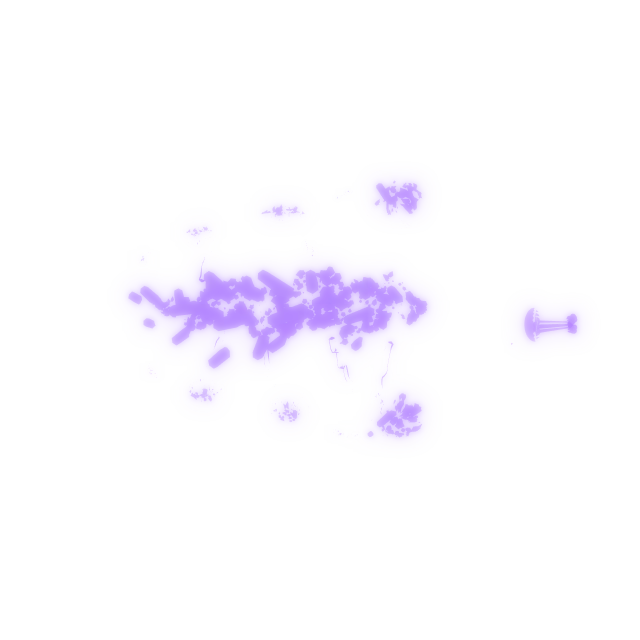
#> input picture art/bots/harrow-hurt-f0-glow.webp, 640 x 640 px
$ python -i install_harrow.py   (imports and definitions only)
#> lines starting #> are read from the running program, lines starting #| are printed output that depends on the picture
# usage: python3 tools/install_harrow.py <render folder> <the game's art folder> [--q 78] [--dry]
# Installs the Harrow's art (ART_GUIDE.md, Batch 31) as the game loads it (js/render.js: MURMUR_LOOK.harrow,
# MURMUR_POSES; the manifest's Murmur block), from tools/render_harrow.sh's folder (murmur_behemoth.js c=harrow&game=1,
# rendered at 1024 and composed with compose_any.py --b1 6.4 --b2 20 --glow 1.4, all hungry: charge=0.3):
#   <key>.png (day), <key>--morning.png, <key>--evening.png, <key>--night.png      (512 x 512 finals)
#   <key>--night.glow.png                                                        (the night render's raw glow pass)
# for every key: harrow-f0..7 (walking, half a step each), harrow-slam-f0 (rearing) and -f1 (the slam), harrow-bite-f0,
# harrow-hurt-f0, harrow-die-f0 (staggering) and -f1 (toppling), harrow-fall-f0 (dead), harrow-up-f0..2 (coming up out of its cave-in crater), harrow-crater (the crater it leaves) and
# harrow-cracks (the slam's broken ground). Writes bots/<key>.webp, tod/<time>/bots/<key>.webp and bots/<key>-glow.webp
# (the crystal's light alone: the night glow pass bloomed, one gain for every frame, 512 x 512).
import os
import sys
import numpy as np
from PIL import Image, ImageFilter

a = sys.argv[1:]
# [1 line that did not run here, left out]
q = int(a[a.index('--q') + 1]) if '--q' in a else 78
dry = '--dry' in a
WALK = [f'harrow-f{f}' for f in range(8)]
KEYS = WALK + ['harrow-slam-f0', 'harrow-slam-f1', 'harrow-bite-f0', 'harrow-hurt-f0', 'harrow-die-f0', 'harrow-die-f1', 'harrow-fall-f0'] + [f'harrow-up-f{f}' for f in range(3)] + ['harrow-crater', 'harrow-cracks']
PX = 512
TODS = ['', '--morning', '--evening', '--night']
total = {'sprites': 0, 'glow': 0}


def save(im, rel, kind, quality=None):
    D = os.path.join(dst, rel)
    if not dry:
        os.makedirs(os.path.dirname(D), exist_ok=True)
        im.save(D, 'WEBP', quality=quality or q, method=6)
        total[kind] += os.path.getsize(D)
    print(f'{rel:44s} {os.path.getsize(D) if not dry else 0:8d}')


def glow_layer(path):
    """the glow pass, premultiplied, bloomed (a sharp core and two halos), at 1024"""
#> called with path = '../../art/bots/harrow-hurt-f0-glow.webp'
    g = np.asarray(Image.open(path).convert('RGBA')).astype(np.float32) / 255
    col = g[..., :3] * g[..., 3:4]
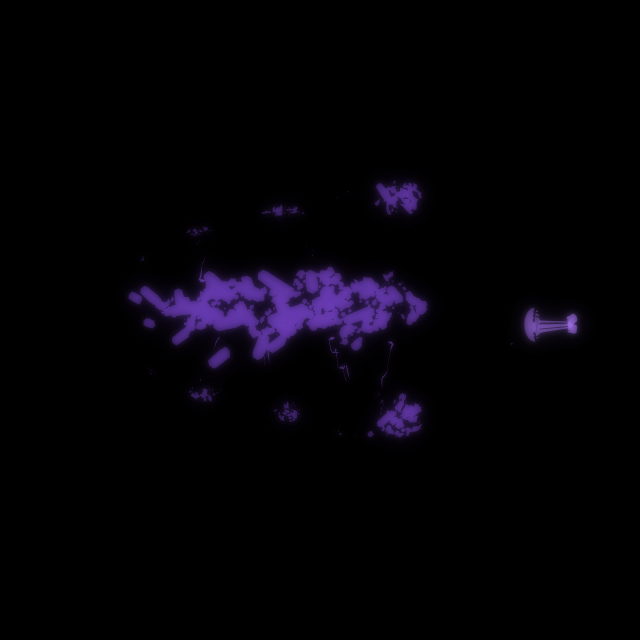
#> col: shape (640, 640, 3) float32; mean R, G, B 0.0153, 0.0087, 0.0258
    im = Image.fromarray((np.clip(col, 0, 1) * 255).astype(np.uint8))
    b1 = np.asarray(im.filter(ImageFilter.GaussianBlur(4.8))).astype(np.float32) / 255
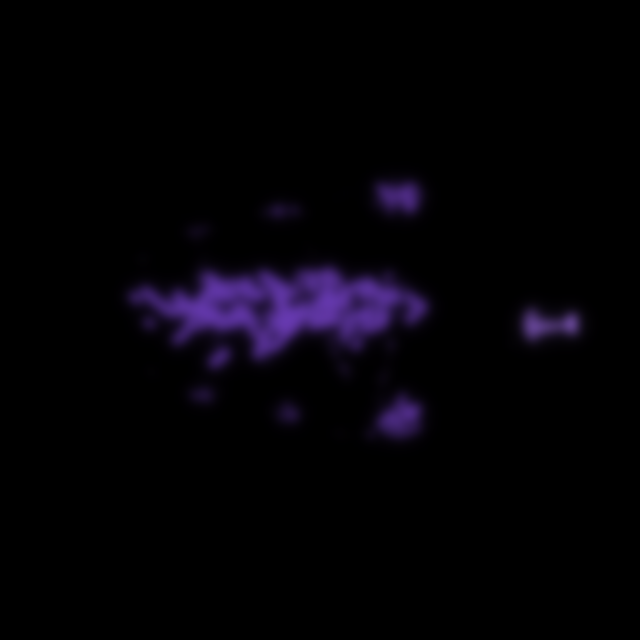
#> b1: shape (640, 640, 3) float32; mean R, G, B 0.0149, 0.00837, 0.0255
    b2 = np.asarray(im.filter(ImageFilter.GaussianBlur(16))).astype(np.float32) / 255
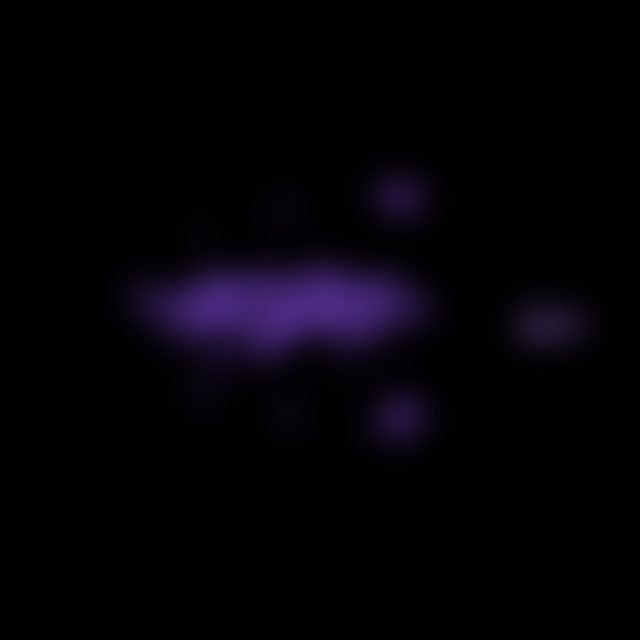
#> b2: shape (640, 640, 3) float32; mean R, G, B 0.0149, 0.00833, 0.0255
    return 0.7 * col + 1.0 * b1 + 0.9 * b2
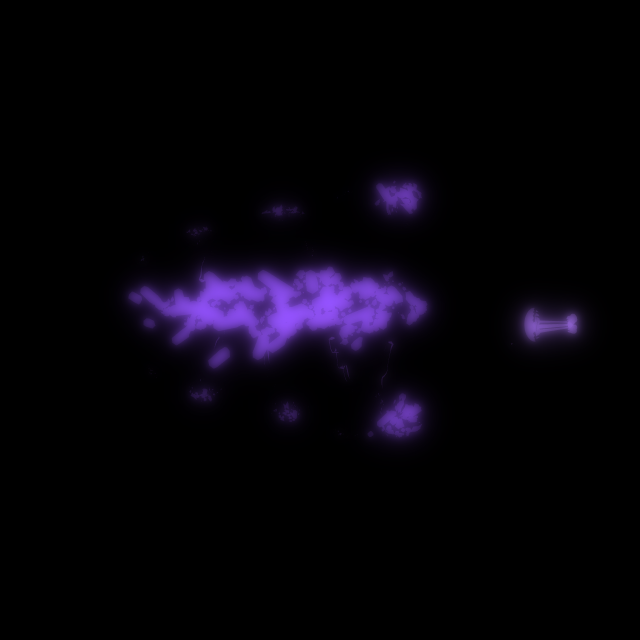
#> returned value: shape (640, 640, 3) float32; mean of channels 0, 1, 2 0.039, 0.022, 0.0666; drawn with min black and max white


def to_rgba(ov):
    h = ov.shape[0] // 2
    ov = ov.reshape(h, 2, h, 2, 3).mean(axis=(1, 3))
    al = np.clip(ov.max(-1, keepdims=True), 0, 1)
    rgb = np.where(al > 1e-3, ov / np.maximum(al, 1e-3), 0)
    return Image.fromarray((np.concatenate([np.clip(rgb, 0, 1), al], -1) * 255 + 0.5).astype(np.uint8), 'RGBA')


# [7 lines not run here, left out]
# [1 line that did not run here, left out]
# [1 line that did not run here, left out]
# [1 line that did not run here, left out]
# [1 line that did not run here, left out]
# [4 lines not run here, left out]

>>> result = glow_layer('../../art/bots/harrow-hurt-f0-glow.webp')

$ run again, on renderer/example/smelter.png
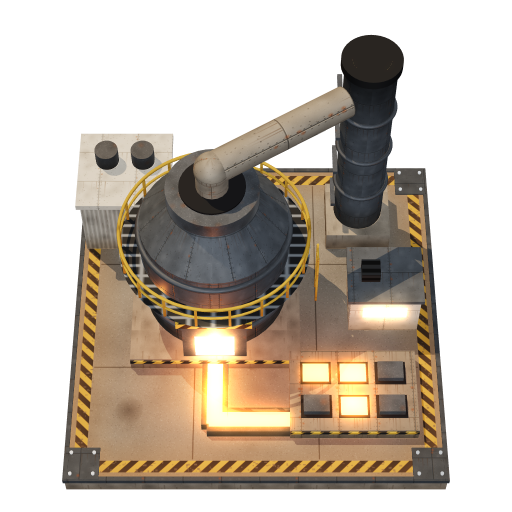
#> input picture renderer/example/smelter.png, 512 x 512 px
#> in glow_layer, `col = g[..., :3] * g[..., 3:4]`:
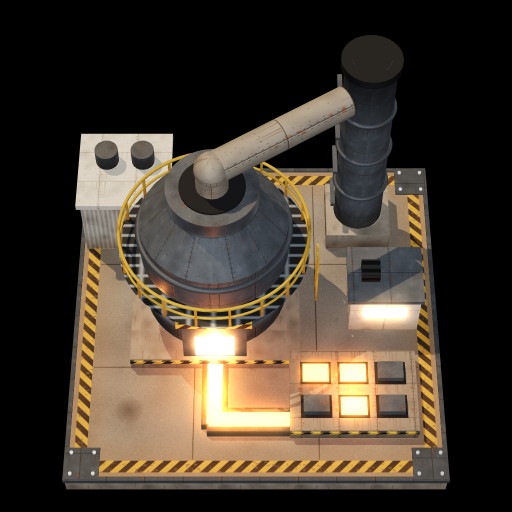
#> col: shape (512, 512, 3) float32; mean R, G, B 0.276, 0.235, 0.188
#> in glow_layer, `return 0.7 * col + 1.0 * b1 + 0.9 * b2`:
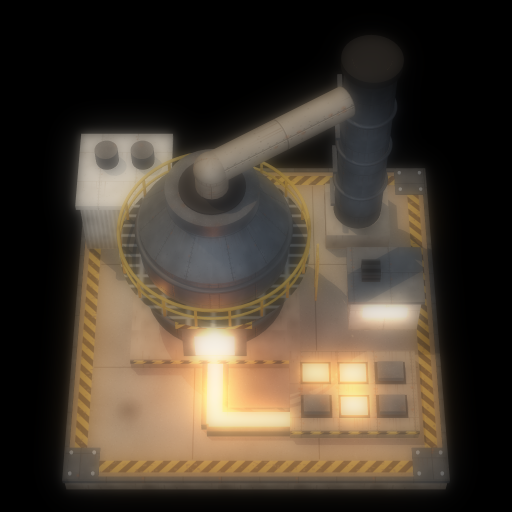
#> returned value: shape (512, 512, 3) float32; mean of channels 0, 1, 2 0.717, 0.612, 0.489; drawn with min black and max white

$ run again, on art/biomes/tropical/plant-1.webp
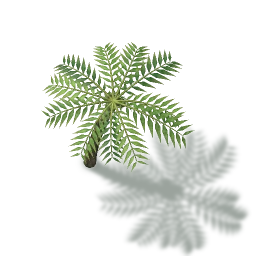
#> input picture art/biomes/tropical/plant-1.webp, 256 x 256 px
#> in glow_layer, `col = g[..., :3] * g[..., 3:4]`:
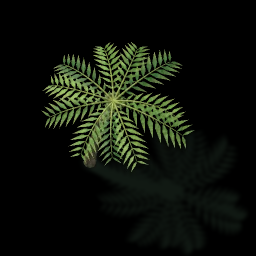
#> col: shape (256, 256, 3) float32; mean R, G, B 0.0567, 0.0726, 0.0422
#> in glow_layer, `return 0.7 * col + 1.0 * b1 + 0.9 * b2`:
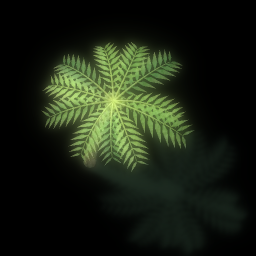
#> returned value: shape (256, 256, 3) float32; mean of channels 0, 1, 2 0.146, 0.187, 0.108; drawn with min black and max white
